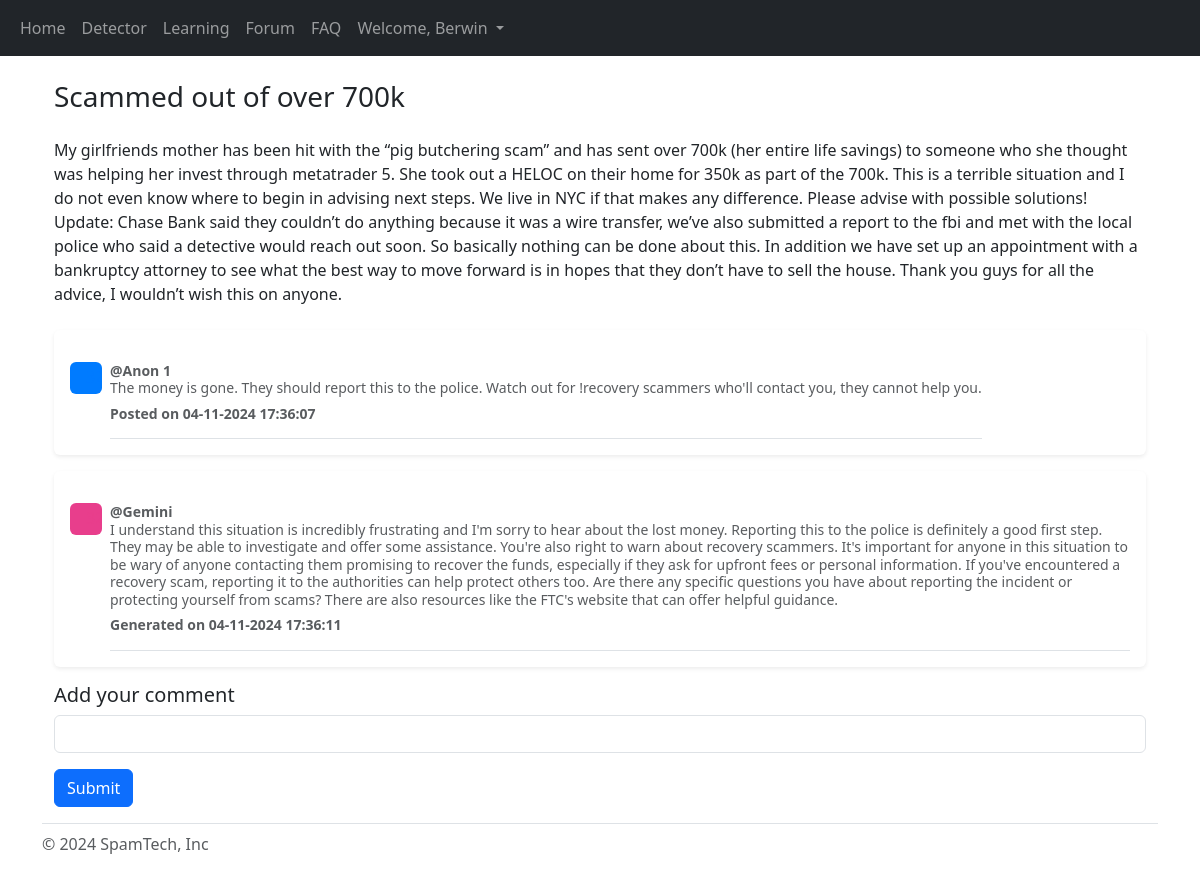
Screenshot of /forum/Scam/1 (signed in) with the database file from the repository.
### website/models.py (models this page shows)
class User(db.Model, UserMixin):
    id = db.Column(db.Integer, primary_key=True)
    email = db.Column(db.String (150), unique=True)
    password = db.Column(db.String (150))
    first_name = db.Column(db.String (150))
    scam = db.relationship('Scams')

class Thread (db.Model):
    id = db.Column(db.Integer, primary_key=True)
    title = db.Column(db.String(150), unique=True, nullable=False)
    description = db.Column(db.String, nullable=False)
    topic_title = db.Column(db.String, db.ForeignKey ('topic.title'))
    comment = db.relationship ('Comment')

class Comment (db.Model):
    id = db.Column(db.Integer, primary_key=True)
    comment = db.Column (db.String, unique=True, nullable=False)
    thread_id = db.Column (db.Integer, db.ForeignKey('thread.id'))
    date = db.Column(db.DateTime, default=datetime.now)
    gemini_comment = db.relationship('GeminiComment')

class GeminiComment (db.Model):
    id = db.Column(db.Integer, primary_key=True)
    comment = db.Column (db.String, unique=True, nullable=False)
    thread_id = db.Column (db.Integer)
    date = db.Column(db.DateTime, default=datetime.now)
    comment_id = db.Column(db.Integer, db.ForeignKey ('comment.id'))

### website/pages/forum.py (the view, shortened to what this page needs)
@forum_page.route ('/forum/<title>/<int:id>', methods = ['GET', 'POST'])
@login_required
def comment (title, id):
    topic = Topic.query.get(title)
    thread = Thread.query.get(id)
    comments = Comment.query.filter_by (thread_id=id).all ()
    gemini_replies  = GeminiComment.query.filter_by (thread_id=id).all ()
    return render_template ("forum_comment.html", user=current_user, topic=topic, thread=thread, comments=comments, gemini_replies=gemini_replies)

### website/templates/forum_comment.html (shortened to what this page needs)
{% extends "base/base.html" %}  {% block content%}
<head>
</head>
<div class="container">
  <h1 class="fs-3 my-4">{{thread.title}}</h1>
  <p class="fs-6 my-4">{{thread.description}}</p>
  {% for comment in comments%}
  <div class="my-3 p-3 bg-body rounded shadow-sm">
    <div class="d-flex text-muted pt-3">
      <svg
        class="bd-placeholder-img flex-shrink-0 me-2 rounded"
        width="32"
        height="32"
        xmlns="http://www.w3.org/2000/svg"
        role="img"
        aria-label="Placeholder: 32x32"
        preserveAspectRatio="xMidYMid slice"
        focusable="false"
      >
        <text x="50%" y="50%" fill="#007bff" dy=".3em">32x32</text>
      </svg>
      <p class="pb-2 mb-0 small lh-sm border-bottom">
        <strong class="d-block text-gray-dark"> @Anon {{comment.id}} </strong>
        {{comment.comment}}
        <strong class="d-block text-gray-dark my-2">
          Posted on {{comment.date.strftime ("%d-%m-%Y %H:%M:%S")}}
        </strong>
      </p>
    </div>
  </div>
  {% for reply in gemini_replies %} {% if reply.id == comment.id %}
  <div class="my-3 p-3 bg-body rounded shadow-sm">
    <div class="d-flex text-muted pt-3">
      <svg
        class="bd-placeholder-img flex-shrink-0 me-2 rounded"
        width="32"
        height="32"
        xmlns="http://www.w3.org/2000/svg"
        role="img"
        aria-label="Placeholder: 32x32"
        preserveAspectRatio="xMidYMid slice"
        focusable="false"
      >
        <text x="50%" y="50%" fill="#e83e8c" dy=".3em">32x32</text>
      </svg>
      <p class="pb-2 mb-0 small lh-sm border-bottom">
        <strong class="d-block text-gray-dark"> @Gemini</strong>
        {{reply.comment}}
        <strong class="d-block text-gray-dark my-2">
          Generated on {{reply.date.strftime ("%d-%m-%Y %H:%M:%S")}}</strong
        >
      </p>
    </div>
  </div>
  {% endif %} {% endfor %} {% endfor %}
  <form action="/forum/{{topic.title}}/{{thread.id}}" method="POST">
    <div class="form-group mb-3">
      <h3 class="fs-5 my-2">Add your comment</h3>
      <input id="comment" type="text" class="form-control" name="comment" />
    </div>
    <button
      id="submit"
      type="submit"
      class="btn btn-primary"
      onclick="scrollToComment ()"
    >
      Submit
    </button>
  </form>
</div>
{% endblock %}

### website/templates/base/base.html (shortened to what this page needs)
<!DOCTYPE html>
<html>
  <head>
    <link
      href="https://cdn.jsdelivr.net/npm/bootstrap@5.3.3/dist/css/bootstrap.min.css"
      rel="stylesheet"
    />
  </head>
  {% if user.is_authenticated %}
  <nav class="navbar navbar-expand-lg navbar-dark bg-dark">
    <div class="container-fluid">
      <div class="collapse navbar-collapse" id="navbarSupportedContent">
        <ul class="navbar-nav me-auto mb-2 mb-lg-0">
          <li class="nav-item">
            <a class="nav-link" id="home" aria-current="page" href="/">Home</a>
          </li>
          <li class="nav-item">
            <a class="nav-link" id="detector" href="/detector">Detector</a>
          </li>
          <li class="nav-item">
            <a class="nav-link" id="learning" href="/learning">Learning</a>
          </li>
          <li class="nav-item">
            <a class="nav-link" id="forum" href="/forum">Forum</a>
          </li>
          <li class="nav-item">
            <a class="nav-link" id="faq" href="/faq">FAQ</a>
          </li>
          <li class="nav-item dropdown">
            <a
              class="nav-link dropdown-toggle"
              href="#"
              role="button"
              data-bs-toggle="dropdown"
              aria-expanded="false"
            >
              Welcome, {{user.first_name}}
            </a>
          </li>
        </ul>
      </div>
    </div>
  </nav>
  {% endif %}
  <body class="d-flex flex-column min-vh-100">
    <div class="container">{% block content%} {% endblock %}</div>
  </body>
  <div id="footer" class="mt-auto container">
    <footer
      class="flex-wrap justify-content-between align-items-center py-2 my-3 border-top"
    >
      <div class="col-md-4 d-flex align-items-center">
        <span class="mb-3 mb-md-0 text-body-secondary"
          >&copy; 2024 SpamTech, Inc</span
        >
      </div>
    </footer>
  </div>
</html>

### rows the page displays
User: first_name "Berwin"
Thread: title "Scammed out of over 700k", description "My girlfriends mother has been hit with the “pig butchering scam” and has sent over 700k (her entire life savings) to someone who she thought was helping her invest through metatrader 5. She took out a HELOC on their home for 350k as part of the 700k. This is a terrible situation and I do not even know where to begin in advising next steps. We live in NYC if that makes any difference. Please advise with possible solutions! Update: Chase Bank said they couldn’t do anything because it was a wire transfer, we’ve also submitted a report to the fbi and met with the local police who said a detective would reach out soon. So basically nothing can be done about this. In addition we have set up an…"
Comment: id "1", comment "The money is gone. They should report this to the police. Watch out for !recovery scammers who'll contact you, they cannot help you.", date "04-11-2024 17:36:07"
GeminiComment: comment "I understand this situation is incredibly frustrating and I'm sorry to hear about the lost money. Reporting this to the police is definitely a good first step. They may be able to investigate and offer some assistance. You're also right to warn about recovery scammers. It's important for anyone in this situation to be wary of anyone contacting them promising to recover the funds, especially if they ask for upfront fees or personal information. If you've encountered a recovery scam, reporting it to the authorities can help protect others too. Are there any specific questions you have about reporting the incident or protecting yourself from scams? There are also resources like the FTC's…", date "04-11-2024 17:36:11"
